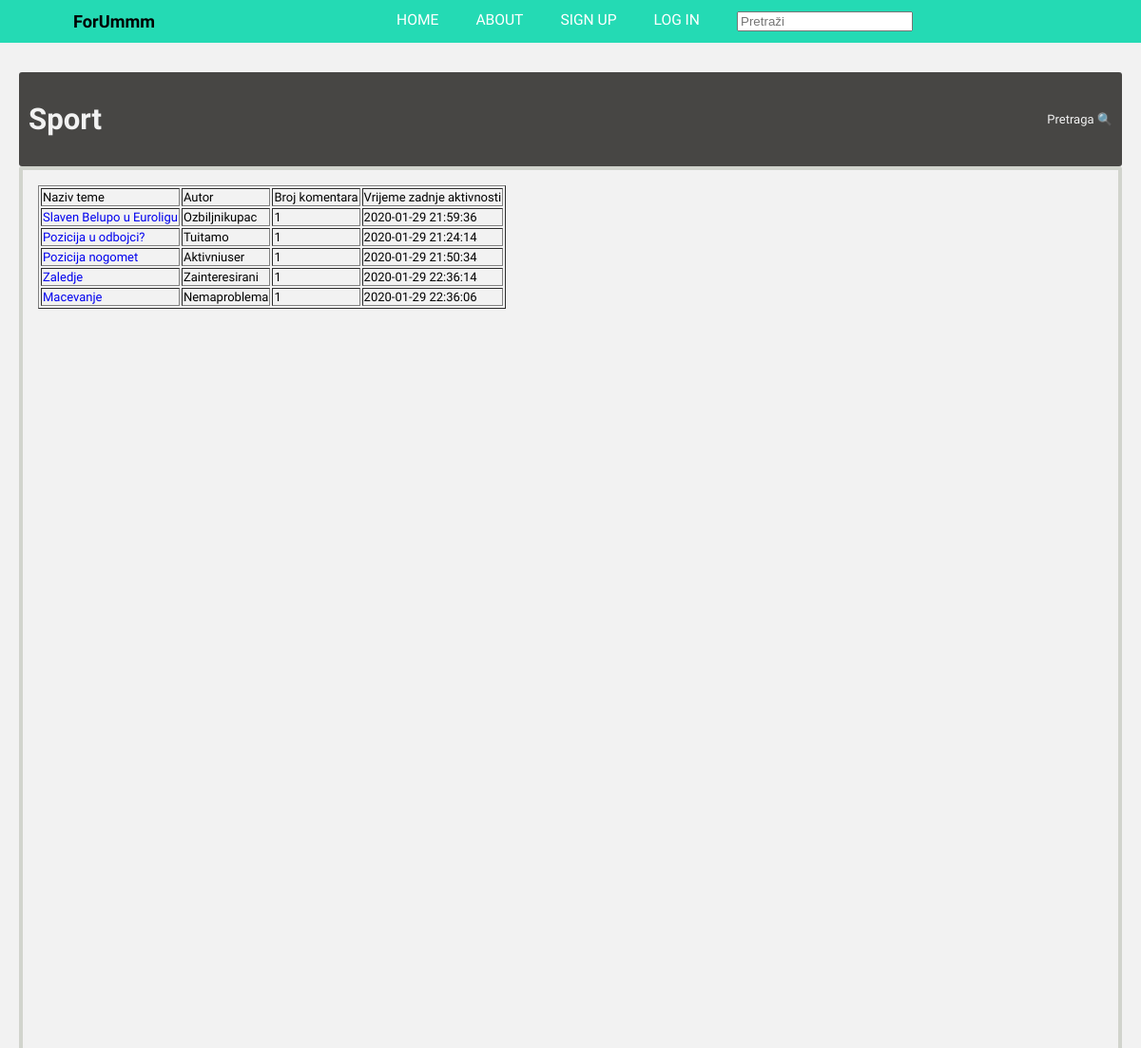
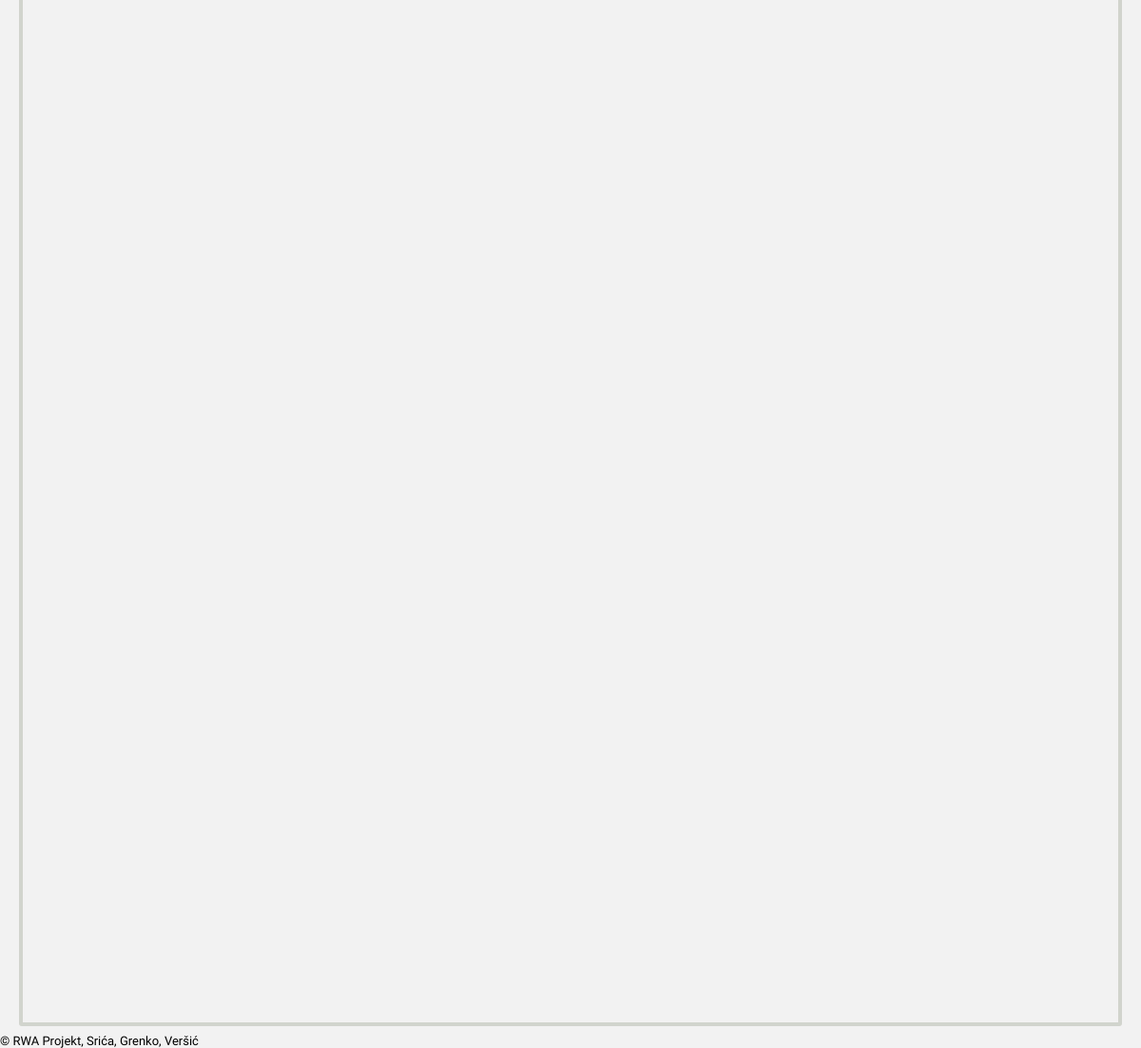
Screenshot of /kategorija.php?category=sport with the database file from the repository (2 pictures, top to bottom).
### tables this page shows
CREATE TABLE `sport` (
  `id` int(11) NOT NULL,
  `postId` tinyint(4) DEFAULT NULL,
  `naslov` text DEFAULT NULL,
  `post` text DEFAULT NULL,
  `date_time` datetime DEFAULT current_timestamp(),
  `username` varchar(30) DEFAULT NULL,
  `komentar` tinyint(4) DEFAULT NULL
);

### kategorija.php (the view, shortened to what this page needs)
<?php
$category = $_GET['category'];
$display_category = ucfirst($category);
$display_category= str_replace('_',' ',$display_category);
$display_category=str_replace('zivot','život',$display_category );
$display_category=str_replace('Skola', 'Škola',$display_category);
  include("header.php");
?>
<!DOCTYPE html>
<html lang="en" dir="ltr">
    <div class="forum">
         <div class="f_middle">
              <div class="content_header">
                  <div class="current_page">
                       <a  href="#"><h1><?php echo $display_category; ?></h1></a>
                  </div>
                  <div class="search">
                       <a  href="#">Pretraga 🔍</a>
                  </div>
             </div>
              <div class="f_content">
                   <div class="main_content">
                     <?php
                     require 'includes/dbconnect.inc.php';
                     $query = "SELECT naslov,id,username FROM $category WHERE  komentar IS NULL";
                     $result = mysqli_query($conn, $query);
                     echo "<TABLE border=1>";
	                     echo "<TR>";
	                     echo "<TD> Naziv teme </TD>";
	                     echo "<TD> Autor </TD>";
	                     echo "<TD> Broj komentara </TD>";
	                     echo "<TD> Vrijeme zadnje aktivnosti </TD>";
	                     echo "</TR>";
	                        $query2 = "SELECT date_time, postId FROM $category WHERE komentar IS NOT NULL GROUP BY postId";
	                        $result2 = mysqli_query($conn, $query2);
                     while ($row = $result->fetch_assoc()) {
                       $var = $row['id'];
	                        $query1 = "SELECT COUNT(*) FROM $category WHERE postId = $var";
	                        $result1 = mysqli_query($conn, $query1);
	                        $row1 = $result1->fetch_assoc();
	                        $row2 = $result2->fetch_assoc();
	                        echo "<TR>";
	                          echo "<TD>". "<a href='pitanje.php?category=".$category."&id=".$row['id']."'>".$row['naslov']."</a>" ."</TD>";
	                          echo "<TD>". $row['username'] ."</TD>";
	                          echo "<TD>" . $row1['COUNT(*)'] . "</TD>";
	                          echo "<TD>" . $row2['date_time'] . "</TD>";
	                        echo "</TR>";
	                     }
	                     echo "</TABLE>";
                      ?>
                  </div>
                  <div class="side_menu">
                  </div>
             </div>
         </div>
    </div>
    <div class="footer">
      © RWA Projekt, Srića, Grenko, Veršić
    </div>
</body>
</html>

### assets/css/header.css (style rules this page uses)
:root { --background: rgba(0, 214, 170, .85); }

### assets/css/styles.css (style rules this page uses)
html { font-size: 13px; }
*, *::before, *::after { box-sizing: border-box; text-decoration: none; }
.forum { padding-top: 68px; }
.f_middle { margin:8px 20px; }
.content_header { display: grid; grid-template-columns: 4fr 1fr; grid-template-areas: "current_page search"; justify-items: start; align-items: center; background-color: #474644; border-radius: 3px; }
.content_header a { color: #f2f2f2; }
.current_page { padding: 5px; margin: 5px; }
.current_page a { font-size: 1.2em; font-weight: 600; }
.search { justify-self: end; margin-right: 10px; }
.search a { font-weight: 500; }
.f_content { display: grid; grid-template-columns: 5fr 1fr; grid-template-areas: "main_content side_menu"; border:solid 4px #d1d4cd; border-radius: 3px; }
.main_content { height: auto; min-height: 2000px; padding:16px; }

### rows the page displays
sport: naslov "Slaven Belupo u Euroligu", username "Ozbiljnikupac", COUNT "1", date_time "2020-01-29 21:59:36"
sport: naslov "Pozicija u odbojci?", username "Tuitamo", COUNT "1", date_time "2020-01-29 21:24:14"
sport: naslov "Pozicija nogomet", username "Aktivniuser", COUNT "1", date_time "2020-01-29 21:50:34"
sport: naslov "Zaledje", username "Zainteresirani", COUNT "1", date_time "2020-01-29 22:36:14"
sport: naslov "Macevanje", username "Nemaproblema", COUNT "1", date_time "2020-01-29 22:36:06"

### other values shown
$display_category "Sport"
